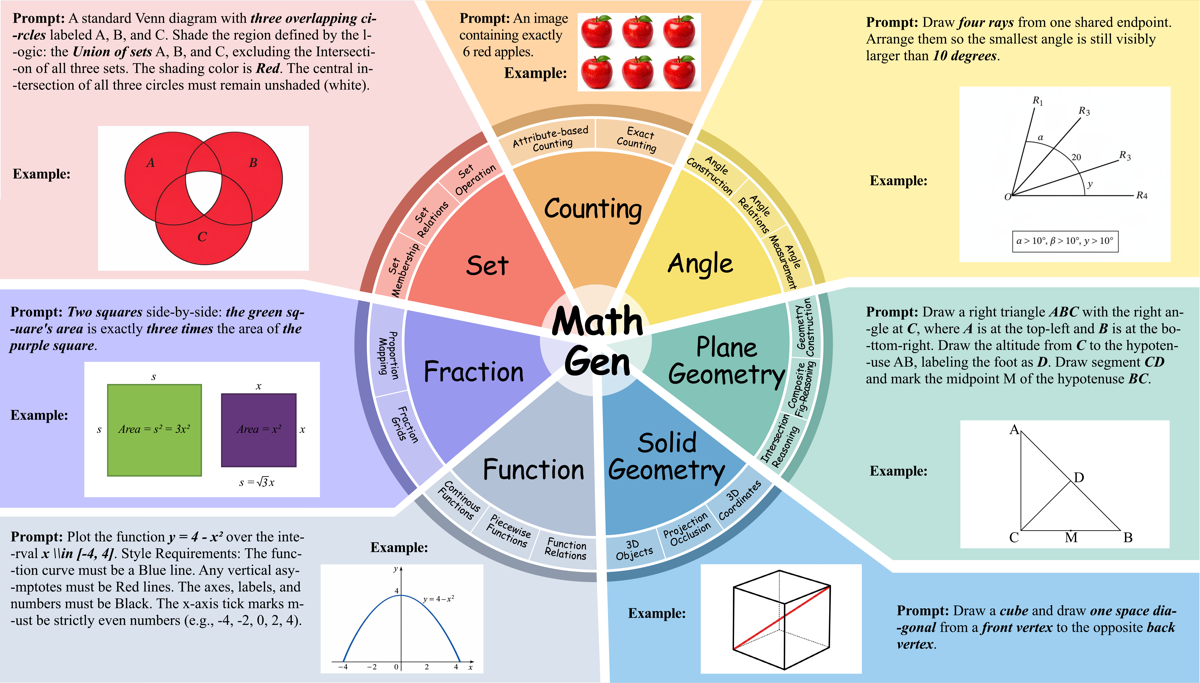
#> input picture assets/7domains.png, 1200 x 683 px
$ python fraction_46.py --image ../../../assets/7domains.png
#> lines starting #> are read from the running program, lines starting #| are printed output that depends on the picture; after the words box and inside, x2 and y2 are one past the last pixel; in counts of white or black regions, pixels touching at a corner belong together
### data/evaluate_script/evaluator_utils.py
"""Shared utilities for MathGen deterministic evaluator scripts.

These helpers standardize evaluator I/O without changing task-level decisions.
Prompt-specific scripts should keep their mathematical logic local or in a
topic-level common module.
"""

from __future__ import annotations

import argparse
import importlib.util
import json
import os
import re
from pathlib import Path
from typing import Any, Callable, Mapping, Optional


# [4 lines left out: function parse_image_id, not called in this run]


def to_jsonable(value: Any) -> Any:
    """Convert common numpy/scipy scalar and array values to JSON-safe types."""
    if isinstance(value, Mapping):
        return {str(k): to_jsonable(v) for k, v in value.items()}
    if isinstance(value, (list, tuple)):
        return [to_jsonable(v) for v in value]
    if hasattr(value, "item"):
        try:
            return value.item()
        except Exception:
            pass
    if hasattr(value, "tolist"):
        try:
            return value.tolist()
        except Exception:
            pass
    return value


def make_report(passed: bool, criteria: Optional[Mapping[str, Any]] = None, meta: Optional[Mapping[str, Any]] = None) -> dict:
    """Create the canonical evaluator report dictionary."""
    clean_criteria = {str(k): bool(v) for k, v in (criteria or {}).items()}
    return {
        "passed": bool(passed),
        "criteria": clean_criteria,
        "meta": to_jsonable(dict(meta or {})),
    }


def normalize_report(report: Any) -> dict:
    """Normalize legacy bool/list/dict evaluator outputs to the report schema."""
    report = to_jsonable(report)
    if isinstance(report, dict):
        passed = bool(report.get("passed", False))
        criteria = report.get("criteria", {})
        meta = report.get("meta", {})
        extra = {k: v for k, v in report.items() if k not in {"passed", "criteria", "meta"}}
        if extra:
            meta = {**dict(meta or {}), **extra}
        return make_report(passed, criteria, meta)
    if isinstance(report, (list, tuple)) and report:
        return make_report(bool(report[0]), meta={"raw_report": report})
    return make_report(bool(report), meta={"raw_report": report})


def print_report(report: Any, *, indent: int = 2) -> None:
    """Print a normalized evaluator report as JSON."""
    print(json.dumps(normalize_report(report), ensure_ascii=False, indent=indent))


# [17 lines left out: functions load_sibling_module, run_simple_cli, not called in this run]

### data/evaluate_script/fraction/fraction_46.py
#!/usr/bin/env python3
from __future__ import annotations
import argparse
import json
import math
import os
import re
import sys
from pathlib import Path
from typing import Any, Dict, Iterable, List, Optional, Sequence, Tuple
import cv2
import numpy as np
sys.path.insert(0, str(Path(__file__).resolve().parents[1]))
from evaluator_utils import print_report
PROMPT_ID = 46
COLOR_H_LOW, COLOR_H_HIGH = (40, 85)
COLOR_S_MIN = 50
COLOR_V_MIN = 50
TARGET_RATIO = 90 / 100.0
RATIO_TOL = 0.08
EXPECTED_CELLS = 90
GRID_DIM = 100

def load_image(path: str) -> Optional[np.ndarray]:
    if not os.path.isfile(path):
        return None
    img = cv2.imread(path, cv2.IMREAD_UNCHANGED)
    if img is None:
        return None
    if img.ndim == 3 and img.shape[2] == 4:
        alpha = img[:, :, 3:4].astype(np.float32) / 255.0
        bgr = img[:, :, :3].astype(np.float32)
        white = np.full_like(bgr, 255.0)
        composited = (bgr * alpha + white * (1.0 - alpha)).astype(np.uint8)
        return composited
    return img if img.ndim == 3 else cv2.cvtColor(img, cv2.COLOR_GRAY2BGR)

def get_target_mask(hsv: np.ndarray) -> np.ndarray:
    lower = np.array([COLOR_H_LOW, COLOR_S_MIN, COLOR_V_MIN])
    upper = np.array([COLOR_H_HIGH, 255, 255])
    mask = cv2.inRange(hsv, lower, upper)
    mask = cv2.morphologyEx(mask, cv2.MORPH_OPEN, np.ones((3, 3), np.uint8))
    mask = cv2.morphologyEx(mask, cv2.MORPH_CLOSE, np.ones((5, 5), np.uint8))
    return mask

def get_grid_bbox(img: np.ndarray) -> Optional[Tuple[int, int, int, int]]:
    gray = cv2.cvtColor(img, cv2.COLOR_BGR2GRAY)
    _, binary = cv2.threshold(gray, 200, 255, cv2.THRESH_BINARY_INV)
    kernel = np.ones((15, 15), np.uint8)
    closed = cv2.morphologyEx(binary, cv2.MORPH_CLOSE, kernel, iterations=2)
    contours, _ = cv2.findContours(closed, cv2.RETR_EXTERNAL, cv2.CHAIN_APPROX_SIMPLE)
    contours = sorted(contours, key=cv2.contourArea, reverse=True)
    if not contours:
        return None
    c = contours[0]
    if cv2.contourArea(c) < 10000:
        return None
    x, y, w, h = cv2.boundingRect(c)
    H, W = img.shape[:2]
    if w > W * 0.95 and h > H * 0.95:
        if len(contours) < 2:
            return None
        c = contours[1]
        if cv2.contourArea(c) < 10000:
            return None
        x, y, w, h = cv2.boundingRect(c)
    return (x, y, w, h)

def check_background_is_white(image_path: str, threshold: int=240) -> Tuple[bool, float]:
    if not os.path.isfile(image_path):
        return (False, 0.0)
    raw_img = cv2.imread(image_path, cv2.IMREAD_UNCHANGED)
    if raw_img is None:
        return (False, 0.0)
    H, W = raw_img.shape[:2]
    border = max(1, int(min(H, W) * 0.08))
    if raw_img.ndim == 3 and raw_img.shape[2] == 4:
        alpha = raw_img[:, :, 3]
        alpha_border = np.concatenate([alpha[:border, :].ravel(), alpha[H - border:, :].ravel(), alpha[:, :border].ravel(), alpha[:, W - border:].ravel()])
        if float(np.mean(alpha_border)) < 200:
            return (False, float(np.mean(alpha_border)))
        img_check = raw_img[:, :, :3]
    else:
        img_check = raw_img
    if img_check.ndim == 3:
        gray = cv2.cvtColor(img_check, cv2.COLOR_BGR2GRAY)
    else:
        gray = img_check
    intensity_border = np.concatenate([gray[:border, :].ravel(), gray[H - border:, :].ravel(), gray[:, :border].ravel(), gray[:, W - border:].ravel()])
    median_intensity = float(np.median(intensity_border))
    return (median_intensity >= threshold, median_intensity)

def evaluate(image_path: str) -> Dict[str, object]:
    result = {'criteria': {}, 'passed': False}
    if not os.path.isfile(image_path):
        result['criteria'] = {'image_exists': False}
        return result
    img = load_image(image_path)
    if img is None:
        result['criteria'] = {'image_exists': True, 'image_readable': False}
        return result
    c_bg_white, bg_mean = check_background_is_white(image_path)
    bbox = get_grid_bbox(img)
    if bbox is None:
        result['criteria'] = {'image_exists': True, 'image_readable': True, 'background_is_white': bool(c_bg_white), 'grid_detected': False, 'ratio_correct': False}
        return result
    x, y, w, h = bbox
    grid_area_pixels = w * h
    hsv = cv2.cvtColor(img, cv2.COLOR_BGR2HSV)
    target_mask = get_target_mask(hsv)
    roi = target_mask[y:y + h, x:x + w]
    target_pixels = np.count_nonzero(roi)
    ratio = target_pixels / grid_area_pixels if grid_area_pixels > 0 else 0
    c_ratio_ok = abs(ratio - TARGET_RATIO) <= RATIO_TOL
    cell_area = w * h / float(GRID_DIM)
    blobs, _ = cv2.findContours(roi.copy(), cv2.RETR_EXTERNAL, cv2.CHAIN_APPROX_SIMPLE)
    estimated_cells = 0
    for blob in blobs:
        area = cv2.contourArea(blob)
        if area > cell_area * 0.2:
            estimated_cells += max(1, int(round(area / cell_area)))
    c_cell_count_ok = estimated_cells == EXPECTED_CELLS
    result['criteria'] = {'image_exists': True, 'image_readable': True, 'background_is_white': bool(c_bg_white), 'grid_detected': True, 'ratio_correct': bool(c_ratio_ok), 'cell_count_correct': bool(c_cell_count_ok)}
    result['passed'] = bool(c_ratio_ok and c_bg_white and c_cell_count_ok)
    result['meta'] = {'background_median_intensity': round(bg_mean, 1), 'target_pixels': target_pixels, 'grid_area': grid_area_pixels, 'measured_ratio': round(ratio, 4), 'target_ratio': round(TARGET_RATIO, 4), 'tolerance': RATIO_TOL, 'estimated_cells': estimated_cells}
    return result

def main() -> None:
    parser = argparse.ArgumentParser(description='Evaluate MathGen fraction case 46.')
    parser.add_argument('--image', type=str, required=True, help='Path to the generated image.')
    args = parser.parse_args()
    print_report(evaluate(args.image))
#> in load_image, img is the input picture: shape (683, 1200, 3); mean B, G, R 202.5, 206.5, 210.4
#> in check_background_is_white, `gray = cv2.cvtColor(img_check, cv2.COLOR_BGR2GRAY)`:
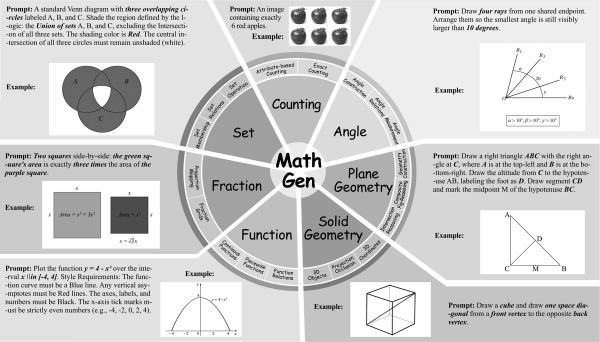
#> gray: shape (683, 1200) (shown at 1/2 size); min 0, max 255, mean 207.2
#> in check_background_is_white, `median_intensity = float(np.median(intensity_border))`: median_intensity = 225
#> in evaluate, `c_bg_white, bg_mean = check_background_is_white(image_path)`: c_bg_white = False; bg_mean = 225
#> in get_grid_bbox, `_, binary = cv2.threshold(gray, 200, 255, cv2.THRESH_BINARY_INV)`:
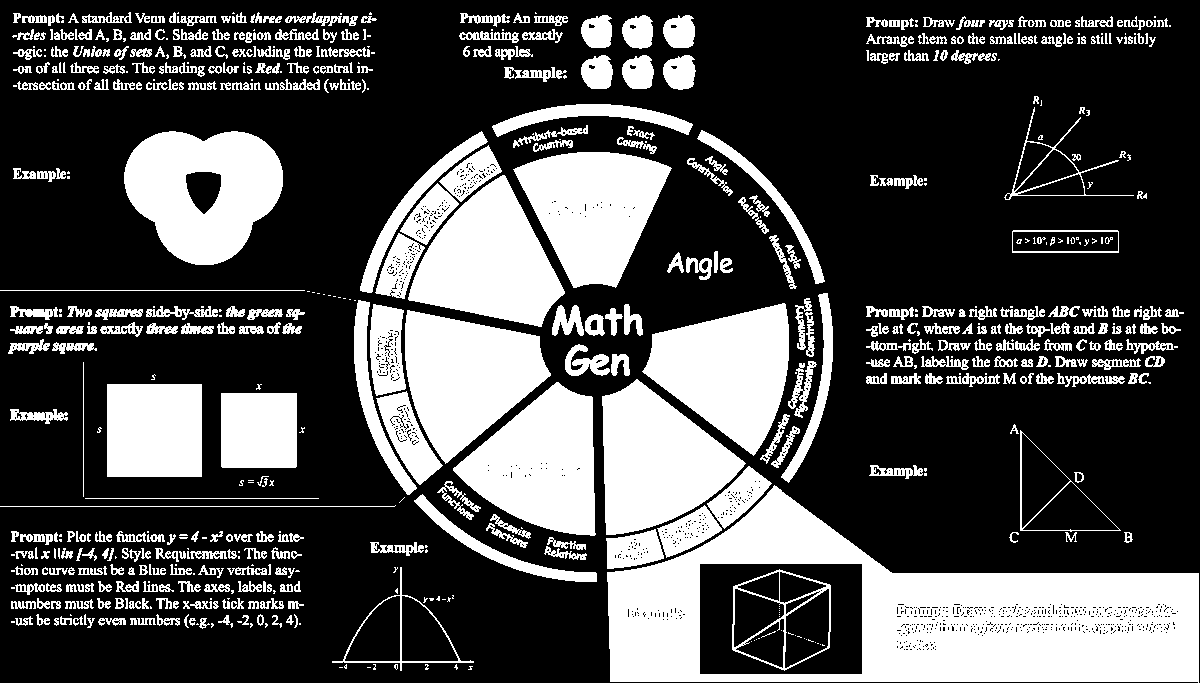
#> binary: shape (683, 1200); 30.6% white; 688 white regions (200 under 20 px), largest, box (x1, y1, x2, y2) and area: (607, 485, 1199, 683) 55469, (124, 131, 283, 265) 14718, (602, 379, 746, 535) 13989
#> in get_grid_bbox, `closed = cv2.morphologyEx(binary, cv2.MORPH_CLOSE, kernel, iterations=2)`:
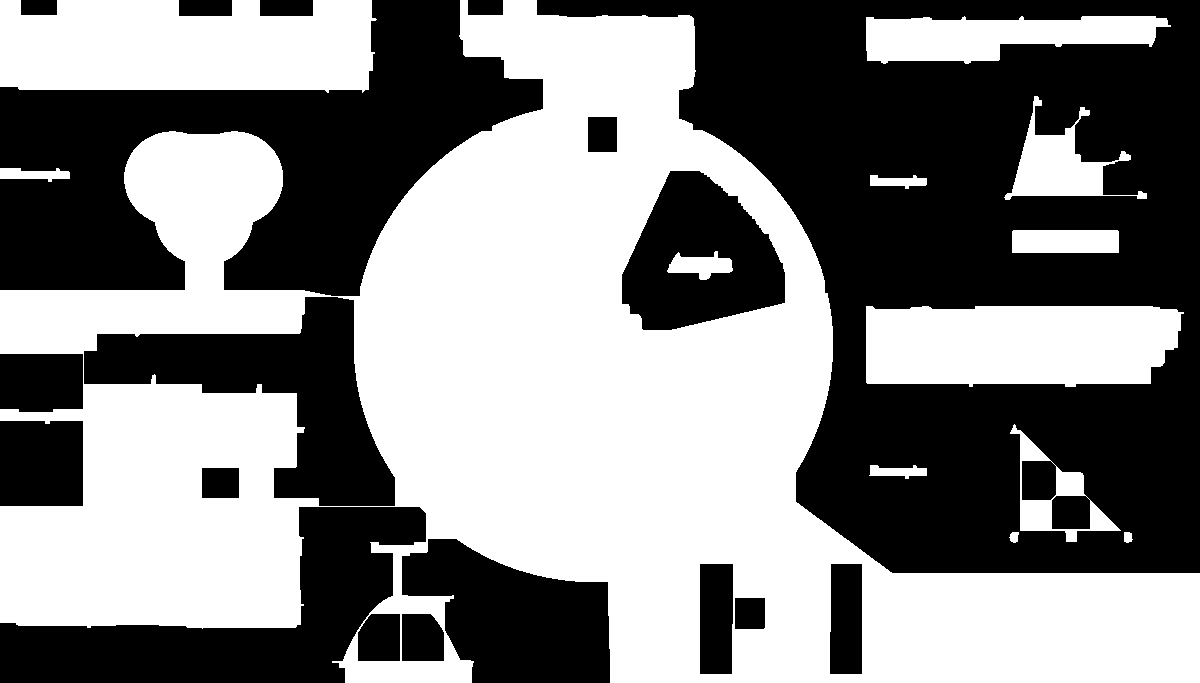
#> closed: shape (683, 1200); 51.6% white; 19 black regions
#> in get_grid_bbox, `contours, _ = cv2.findContours(closed, cv2.RETR_EXTERNAL, cv2.CHAIN_AP..`: contours = 12 contours; largest, box (x1, y1, x2, y2) and area: (0, 0, 1200, 683) 400266, (0, 0, 377, 93) 30640, (866, 306, 1184, 387) 23036, (866, 16, 1171, 64) 9478, (1010, 424, 1121, 542) 5376
#> in get_grid_bbox, `c = contours[0]`: c = contour of 963 points, box (x1, y1, x2, y2) (0, 0, 1200, 683), area 400266
#> in get_grid_bbox, `x, y, w, h = cv2.boundingRect(c)`: x = 0; w = 1200; h = 683
#> in get_grid_bbox, `c = contours[1]`: c = contour of 51 points, box (x1, y1, x2, y2) (0, 0, 377, 93), area 30640
#> in get_grid_bbox, `x, y, w, h = cv2.boundingRect(c)`: w = 377; h = 93
#> in evaluate, `bbox = get_grid_bbox(img)`: bbox = (0, 0, 377, 93)
#> in evaluate, `x, y, w, h = bbox`: x = 0; w = 377; h = 93
#> in evaluate, `grid_area_pixels = w * h`: grid_area_pixels = 35061
#> in get_target_mask, `mask = cv2.inRange(hsv, lower, upper)`:
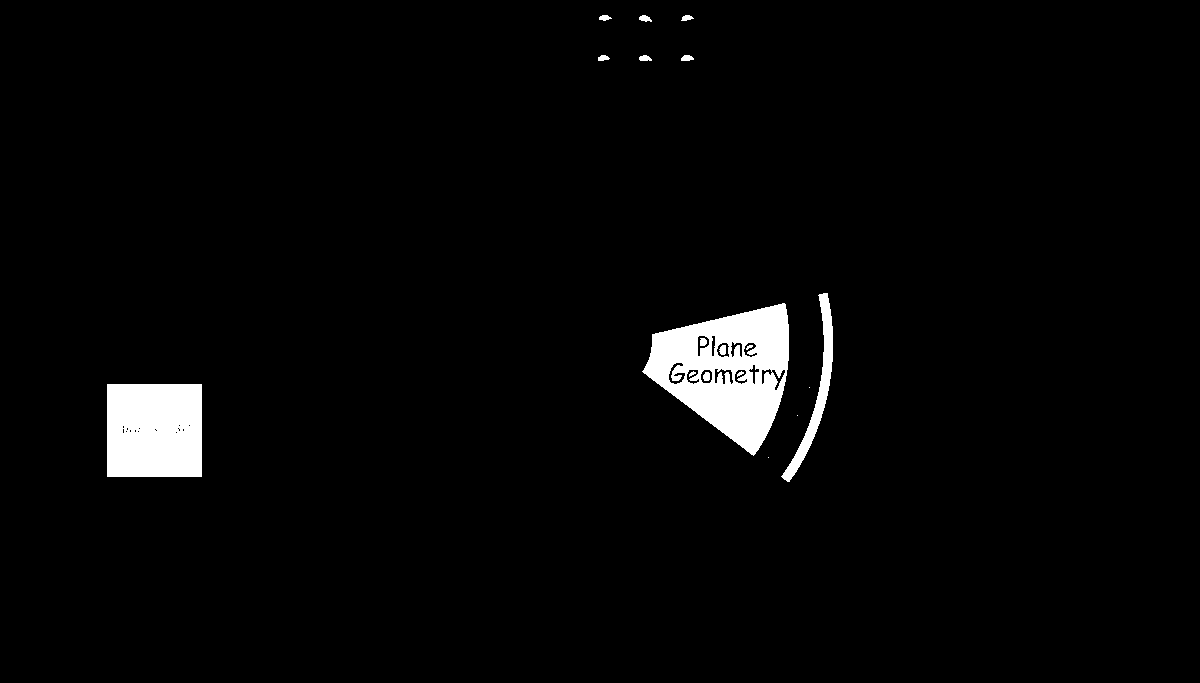
#> mask: shape (683, 1200); 2.9% white; 18 white regions (3 under 20 px), largest, box (x1, y1, x2, y2) and area: (642, 303, 789, 456) 12648, (107, 384, 202, 477) 8810, (781, 293, 833, 482) 1880
#> in get_target_mask, `mask = cv2.morphologyEx(mask, cv2.MORPH_CLOSE, np.ones((5, 5), np.uint..`:
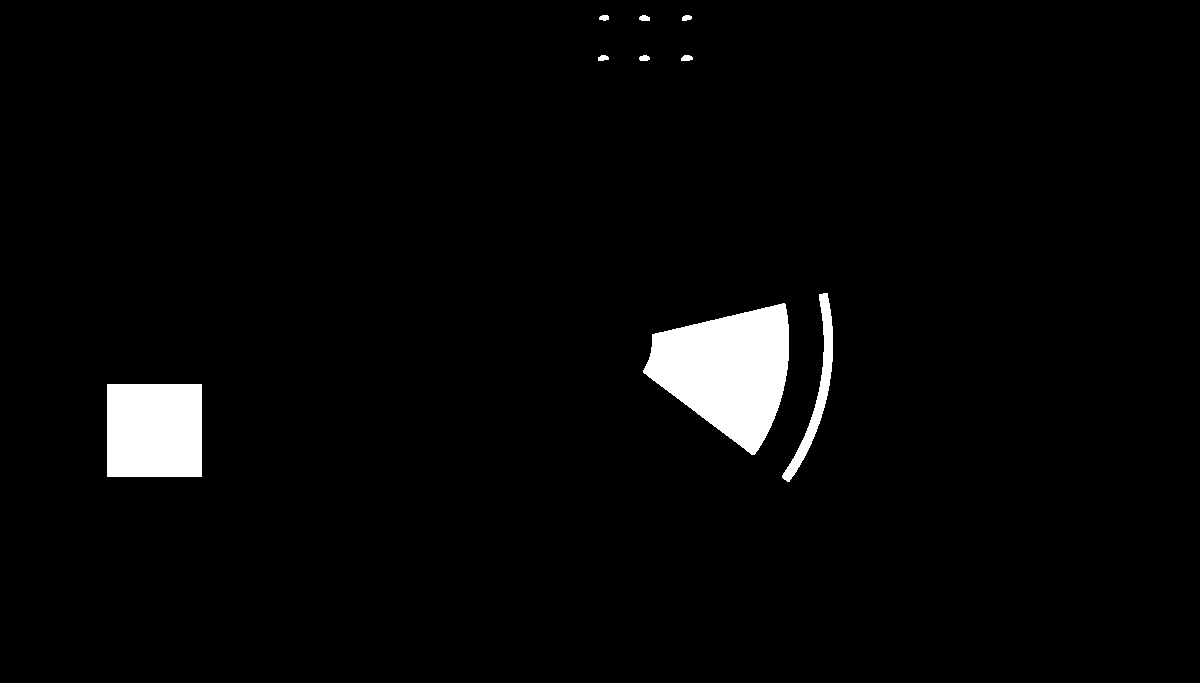
#> mask: shape (683, 1200); 3% white; 9 white regions, largest, box (x1, y1, x2, y2) and area: (643, 303, 789, 455) 13867, (107, 384, 202, 477) 8835, (782, 293, 833, 482) 1878
#> in evaluate, `target_pixels = np.count_nonzero(roi)`: target_pixels = 0
#> in evaluate, `c_ratio_ok = abs(ratio - TARGET_RATIO) <= RATIO_TOL`: c_ratio_ok = False
#> in evaluate, `cell_area = w * h / float(GRID_DIM)`: cell_area = 350.6
#> in evaluate, `blobs, _ = cv2.findContours(roi.copy(), cv2.RETR_EXTERNAL, cv2.CHAIN_A..`: blobs = []
#> after the loop in evaluate, `for blob in blobs:`: estimated_cells = 0
#> in evaluate, `c_cell_count_ok = estimated_cells == EXPECTED_CELLS`: c_cell_count_ok = False
#> in normalize_report, `report = to_jsonable(report)`: report = 3 items
#> in normalize_report, `passed = bool(report.get("passed", False))`: passed = False
#> in normalize_report, `criteria = report.get("criteria", {})`: criteria = {'image_exists': True, 'image_readable': True, 'background_is_white': False, 'grid_detected': True, 'ratio_correct': False, 'cell_count_correct': False}
#> in normalize_report, `meta = report.get("meta", {})`: meta = {'background_median_intensity': 225, 'target_pixels': 0, 'grid_area': 35061, 'measured_ratio': 0, 'target_ratio': 0.9, 'tolerance': 0.08, 'estimated_cells': 0}
#> in normalize_report, `extra = {k: v for k, v in report.items() if k not in {"passed", "crite..`: extra = 0 items
#> in make_report, `clean_criteria = {str(k): bool(v) for k, v in (criteria or {}).items()}`: clean_criteria has the same summary as criteria in normalize_report
#> (printed output is left out)
if __name__ == '__main__':
    main()
